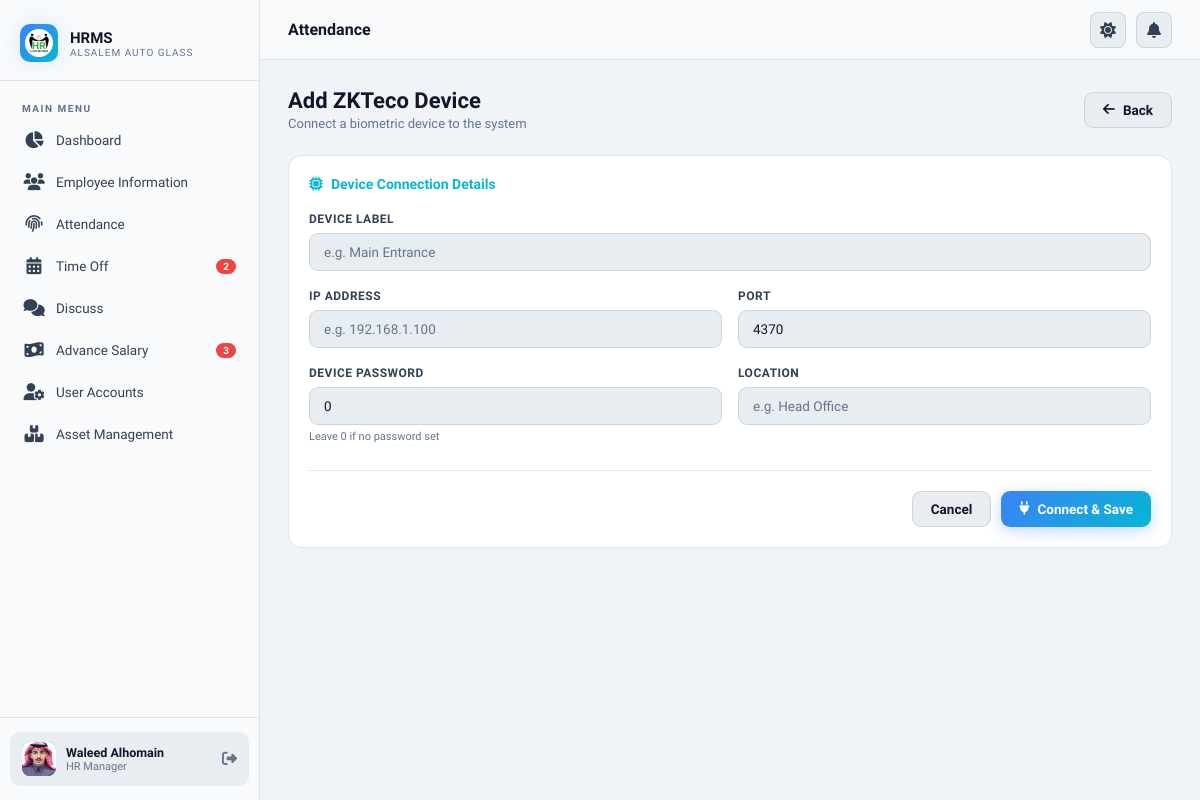
The app's page /attendance/device/add/ (signed in) with its own data.
### core/models.py (models this page shows, shortened)
class Employee(AbstractBaseUser, PermissionsMixin):
    ROLE_CHOICES = [
        ("ceo", "CEO 👑"),
        ("hr", "HR ⭐ "),
        ("manager", "Manager"),
        ("branch_manager", "Branch Manager"),
        ("officer", "Officer"),
        ("employee", "Employee"),
    ]
    ADVANCE_ROLE_CHOICES = [
        ("top_manager", "Top Manager"),
        ("accountant", "Accountant"),
        ("sub_accountant", "Sub Accountant"),
        ("bank_user", "Bank User"),
    ]
    advance_role = models.CharField(
        max_length=20,
        choices=ADVANCE_ROLE_CHOICES,
        blank=True,
        default="",
    )
    iqama_number = models.CharField(
        max_length=20,
        unique=True,
        validators=[RegexValidator(r"^\d+$", "Only numbers allowed")],
    )
    is_active = models.BooleanField(default=True)
    is_staff = models.BooleanField(default=False)
    date_joined = models.DateTimeField(default=timezone.now)
    full_name = models.CharField(max_length=200)
    role = models.CharField(max_length=20, choices=ROLE_CHOICES, default="employee")
    nationality = models.CharField(max_length=100, blank=True)
    date_of_birth = models.DateField(null=True, blank=True)
    place_of_birth = models.CharField(max_length=100, blank=True)
    gender = models.CharField(
        max_length=10, choices=[("male", "Male"), ("female", "Female")], blank=True
    )
    marital_status = models.CharField(
        max_length=20,
        choices=[
            ("single", "Single"),
            ("married", "Married"),
            ("divorced", "Divorced"),
            ("widowed", "Widowed"),
        ],
        blank=True,
    )
    number_of_dependents = models.IntegerField(default=0)
    religion = models.CharField(
        max_length=50,
        choices=[
            ("islam", "Islam"),
            ("christianity", "Christianity"),
            ("hinduism", "Hinduism"),
            ("buddhism", "Buddhism"),
            ("sikhism", "Sikhism"),
            ("judaism", "Judaism"),
            ("other", "Other"),
        ],
        blank=True,
    )
    personal_photo = models.ImageField(upload_to="photos/", null=True, blank=True)
    passport_number = models.CharField(max_length=50, blank=True)
    passport_expiry = models.DateField(null=True, blank=True)
    mobile_number = models.CharField(max_length=20, blank=True)
    alt_mobile_number = models.CharField(max_length=20, blank=True)
    email = models.EmailField(blank=True)
    current_address = models.TextField(blank=True)
    city = models.CharField(max_length=100, blank=True)
    country = CountryField(default="SA", blank=True)
    emergency_contact_name = models.CharField(max_length=200, blank=True)
    emergency_relationship = models.CharField(
        max_length=100,
        choices=[
            ("spouse", "Spouse"),
            ("parent", "Parent"),
            ("child", "Child"),
            ("sibling", "Sibling"),
            ("friend", "Friend"),
            ("other", "Other"),
        ],
        blank=True,
    )
    emergency_contact_number = models.CharField(max_length=20, blank=True)
    social_insurance_number = models.CharField(max_length=50, blank=True)
    bank_account_iban = models.CharField(max_length=50, blank=True)
    bank_name = models.CharField(
        max_length=50,
        choices=[
            ("alrajhi", "Al Rajhi Bank"),
            ("alinma", "Alinma Bank"),
            ("riyad", "Riyad Bank"),
            ("snb", "Saudi National Bank (SNB)"),
            ("sabb", "SABB (Saudi British Bank)"),
            ("albilad", "Bank Albilad"),
            ("aljazira", "Bank Aljazira"),
            ("arab_national", "Arab National Bank"),
            ("gulf_international", "Gulf International Bank"),
            ("saudi_investment", "The Saudi Investment Bank"),
            ("emirates_nbd", "Emirates NBD"),
            ("bank_muscat", "Bank Muscat"),
            ("other", "Other"),
        ],
        blank=True,
    )
    iqama_expiry_date = models.DateField(null=True, blank=True)
    profession_per_iqama = models.CharField(max_length=200, blank=True)
    employee_id = models.CharField(max_length=50, unique=True, blank=True, null=True)
    zkteco_uid = models.CharField(
        max_length=20,
        blank=True,
        null=True,
        help_text="Numeric User ID assigned by the ZKTeco device (shown in device logs)",
    )
    job_title = models.CharField(max_length=200, blank=True)
    department = models.ForeignKey(
        Department, null=True, blank=True, on_delete=models.SET_NULL
    )
    branch = models.CharField(max_length=200, blank=True)
    hiring_date = models.DateField(null=True, blank=True)
    contract_type = models.CharField(
        max_length=20,
        choices=[
            ("full_time", "Full-time"),
            ("part_time", "Part-time"),
            ("temporary", "Temporary"),
        ],
        blank=True,
    )
    contract_duration = models.CharField(max_length=100, blank=True)
    contract_start = models.DateField(null=True, blank=True)
    contract_end = models.DateField(null=True, blank=True)
    probation_period = models.IntegerField(default=90)
    direct_manager = models.ForeignKey(
        "self",
        null=True,
        blank=True,
        on_delete=models.SET_NULL,
        related_name="subordinates",
    )
    work_location = models.CharField(
        max_length=20,
        choices=[
            ("office", "Office"),
            ("branch", "Branch"),
            ("warehouse", "Warehouse"),
        ],
        blank=True,
    )
    employment_status = models.CharField(
        max_length=20,
        choices=[
            ("active", "Active"),
            ("suspended", "Suspended"),
            ("terminated", "Terminated"),
        ],
        default="active",
    )
    reason_for_termination = models.TextField(blank=True)
    working_days = models.CharField(max_length=200, blank=True)
    working_hours = models.DecimalField(max_digits=4, decimal_places=1, default=8)
    work_system = models.CharField(
        max_length=20,
        choices=[("fixed", "Fixed"), ("shifts", "Shifts")],
        default="fixed",
    )
    work_start_time = models.TimeField(null=True, blank=True)
    work_end_time = models.TimeField(null=True, blank=True)
    lunch_break_minutes = models.IntegerField(default=60)
    weekly_off_days = models.CharField(
        max_length=100, blank=True, default="Friday,Saturday"
    )
    job_description = models.TextField(blank=True)
    basic_salary = models.DecimalField(max_digits=10, decimal_places=2, default=0)
    housing_allowance = models.DecimalField(max_digits=10, decimal_places=2, default=0)
    proficiency_allowance = models.DecimalField(
        max_digits=10, decimal_places=2, default=0
    )
    other_allowances = models.DecimalField(max_digits=10, decimal_places=2, default=0)
    salary_payment_method = models.CharField(
        max_length=20,
        choices=[("bank", "Bank Transfer"), ("cash", "Cash")],
        default="bank",
    )
    salary_payment_date = models.IntegerField(default=1)
    objects = EmployeeManager()
    USERNAME_FIELD = "iqama_number"
    REQUIRED_FIELDS = ["full_name"]
    @property
    def is_hr(self):
        return self.role == "hr" or self.is_superuser or self.is_staff

### core/views.py (the view, shortened to what this page needs)
# urls.py: path("attendance/device/add/", views.device_add, name="device_add"),
@login_required
@hr_required
def device_add(request):
    form = ZKTecoDeviceForm(request.POST or None)
    return render(request, "attendance/device_form.html", {"form": form})

### core/forms.py
class ZKTecoDeviceForm(forms.ModelForm):
    class Meta:
        model = ZKTecoDevice
        fields = ["name", "ip_address", "port", "password", "location", "is_active"]
        widgets = {
            "name": forms.TextInput(attrs={"placeholder": "e.g. Main Entrance Device"}),
            "ip_address": forms.TextInput(attrs={"placeholder": "e.g. 192.168.1.100"}),
            "port": forms.NumberInput(attrs={"placeholder": "4370"}),
            "password": forms.NumberInput(attrs={"placeholder": "0"}),
            "location": forms.TextInput(attrs={"placeholder": "e.g. Head Office"}),
        }

### core/context_processors.py (called while the page is built)
def notification_counts(request):
    if request.user.is_authenticated:
        return {
            "pending_count": TimeOffRequest.objects.filter(status="pending").count(),
            "unread_count": Message.objects.filter(
                receiver=request.user, is_read=False
            ).count(),
            "pending_advance_count": (
                AdvanceSalaryRequest.objects.filter(status="pending").count()
                if request.user.is_hr
                else 0
            ),
        }
    return {
        "pending_count": 0,
        "unread_count": 0,
        "pending_advance_count": 0,
    }

### templates/attendance/device_form.html (shortened to what this page needs)
{% extends 'base.html' %}
{% block page_title %}Attendance{% endblock %}
{% block content %}
<div class="page-header">
  <div>
    <div class="page-title">Add ZKTeco Device</div>
    <div class="page-subtitle">Connect a biometric device to the system</div>
  </div>
  <a href="{% url 'attendance_list' %}" class="btn btn-secondary"><i class="fa-solid fa-arrow-left"></i> Back</a>
</div>
<div>
  <div class="card animate-fade-up">
    <div style="font-size:14px;font-weight:600;color:var(--accent2);margin-bottom:20px;display:flex;align-items:center;gap:8px;">
      <i class="fa-solid fa-microchip"></i> Device Connection Details
    </div>
    <form method="post">
      <div class="form-group">
        <label>Device Label</label>
        <input type="text" name="name" class="form-control" placeholder="e.g. Main Entrance" value="{{ form.name.value|default:'' }}" required>
      </div>
      <div class="grid-2">
        <div class="form-group">
          <label>IP Address</label>
          <input type="text" name="ip_address" class="form-control" placeholder="e.g. 192.168.1.100" value="{{ form.ip_address.value|default:'' }}" required>
        </div>
        <div class="form-group">
          <label>Port</label>
          <input type="number" name="port" class="form-control" value="{{ form.port.value|default:'4370' }}" required>
        </div>
      </div>
      <div class="grid-2">
        <div class="form-group">
          <label>Device Password</label>
          <input type="number" name="password" class="form-control" value="{{ form.password.value|default:'0' }}">
          <small style="color:var(--text3);font-size:11px;">Leave 0 if no password set</small>
        </div>
        <div class="form-group">
          <label>Location</label>
          <input type="text" name="location" class="form-control" placeholder="e.g. Head Office" value="{{ form.location.value|default:'' }}">
        </div>
      </div>
      <div style="display:flex;justify-content:flex-end;gap:10px;margin-top:8px;padding-top:20px;border-top:1px solid var(--border);">
        <a href="{% url 'attendance_list' %}" class="btn btn-secondary">Cancel</a>
        <button type="submit" class="btn btn-primary"><i class="fa-solid fa-plug"></i> Connect & Save</button>
      </div>
    </form>
  </div>
</div>
{% endblock %}

### templates/base.html (shortened to what this page needs)
{% load static %}
<!DOCTYPE html>
<html lang="en">
<head>
  <link rel="stylesheet" href="{% static 'css/main.css' %}">
  <link rel="stylesheet" href="https://cdnjs.cloudflare.com/ajax/libs/font-awesome/6.5.0/css/all.min.css">
</head>
<body>
  <div class="app-wrapper">
    <aside class="sidebar" id="sidebar">
      <div class="sidebar-logo">
        <div class="logo-icon">
          <img src="{% static 'img/favicon.png' %}" alt="HRMS Logo"
            style="width: 28px; height: 28px; object-fit: contain;">
        </div>
        <div>
          <div class="logo-text">HRMS</div>
          <div class="logo-sub">AlSalem Auto Glass</div>
        </div>
      </div>
      <nav class="sidebar-nav">
        <div class="nav-label">Main Menu</div>
        <a href="{% url 'dashboard' %}"
          class="nav-item {% if request.resolver_match.url_name == 'dashboard' %}active{% endif %}">
          <span class="nav-icon"><i class="fa-solid fa-chart-pie"></i></span>
          Dashboard
        </a>
        {% if request.user.is_hr %}
        <a href="{% url 'employee_list' %}"
          class="nav-item {% if 'employee' in request.resolver_match.url_name %}active{% endif %}">
          <span class="nav-icon"><i class="fa-solid fa-users"></i></span>
          Employee Information
        </a>
        <a href="{% url 'attendance_list' %}"
          class="nav-item {% if 'attendance' in request.resolver_match.url_name %}active{% endif %}">
          <span class="nav-icon"><i class="fa-solid fa-fingerprint"></i></span>
          Attendance
        </a>
        {% endif %}
        <a href="{% url 'timeoff_list' %}"
          class="nav-item {% if 'timeoff' in request.resolver_match.url_name %}active{% endif %}">
          <span class="nav-icon"><i class="fa-solid fa-calendar-days"></i></span>
          Time Off
          {% if pending_count %}<span class="nav-badge">{{ pending_count }}</span>{% endif %}
        </a>
        <a href="{% url 'discuss' %}"
          class="nav-item {% if 'discuss' in request.resolver_match.url_name %}active{% endif %}">
          <span class="nav-icon"><i class="fa-solid fa-comments"></i></span>
          Discuss
        </a>
        <a href="{% url 'advance_salary_list' %}"
          class="nav-item {% if 'advance' in request.resolver_match.url_name %}active{% endif %}">
          <span class="nav-icon"><i class="fa-solid fa-money-bill-wave"></i></span>
          Advance Salary
          {% if pending_advance_count %}<span class="nav-badge">{{ pending_advance_count }}</span>{% endif %}
        </a>
        {% if request.user.is_hr %}
        <a href="{% url 'user_accounts' %}"
          class="nav-item {% if 'user_accounts' in request.resolver_match.url_name %}active{% endif %}">
          <span class="nav-icon"><i class="fa-solid fa-user-gear"></i></span>
          User Accounts
        </a>
        <a href="{% url 'asset_handover_list' %}"
          class="nav-item {% if 'asset' in request.resolver_match.url_name %}active{% endif %}">
          <span class="nav-icon"><i class="fa-solid fa-boxes"></i></span>
          Asset Management
        </a>
        {% endif %}
      </nav>
      <div class="sidebar-footer">
        <div class="user-card">
          <div class="user-avatar">
            {% if request.user.personal_photo %}
            <img src="{{ request.user.personal_photo.url }}" alt="">
            {% else %}
            {{ request.user.full_name|first|upper }}
            {% endif %}
          </div>
          <div>
            <div class="user-name">{{ request.user.full_name|truncatechars:20 }}</div>
            <div class="user-role">{{ request.user.job_title|default:"Employee"|truncatechars:22 }}</div>
          </div>
          <a href="{% url 'logout' %}" style="margin-left:auto;color:var(--text3);font-size:15px;" title="Logout"><i
              class="fa-solid fa-right-from-bracket"></i></a>
        </div>
      </div>
    </aside>
    <div class="main-content">
      <header class="topbar">
        <span class="topbar-title">{% block page_title %}Dashboard{% endblock %}</span>
        <div class="topbar-right">
          <button class="topbar-btn" onclick="toggleTheme()" title="Toggle Theme" id="themeBtn">
            <i id="themeIcon"></i>
          </button>
          <a href="{% url 'discuss' %}" class="topbar-btn" title="Messages"><i class="fa-solid fa-bell"></i></a>
        </div>
      </header>
      <main class="page-content">
        {% block content %}{% endblock %}
      </main>
    </div>
  </div>
  <link href="https://cdn.jsdelivr.net/npm/select2@4.1.0-rc.0/dist/css/select2.min.css" rel="stylesheet" />
</body>
</html>

### records on screen
Employee: user.personal_photo (picture), user.full_name "Waleed Alhomain", user.job_title "HR Manager"

### other values on screen
{{ pending_count }} "2"
{{ pending_advance_count }} "3"
